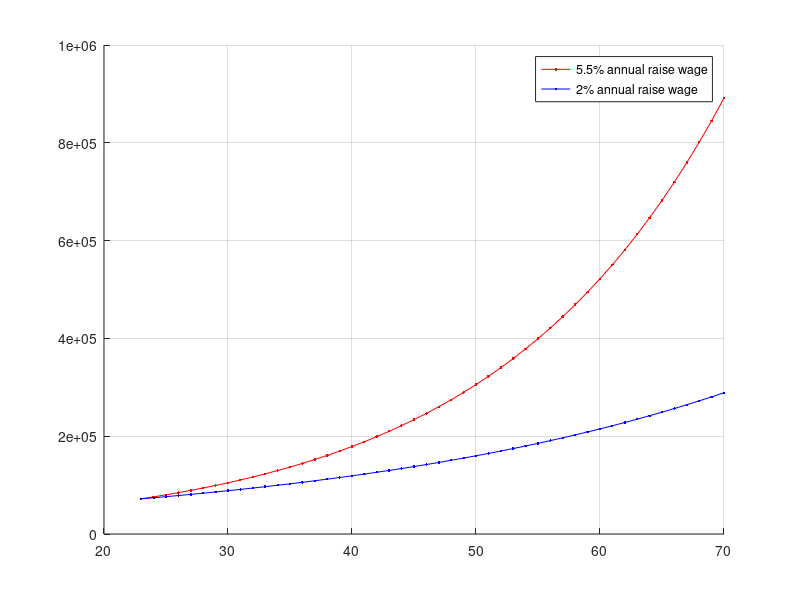
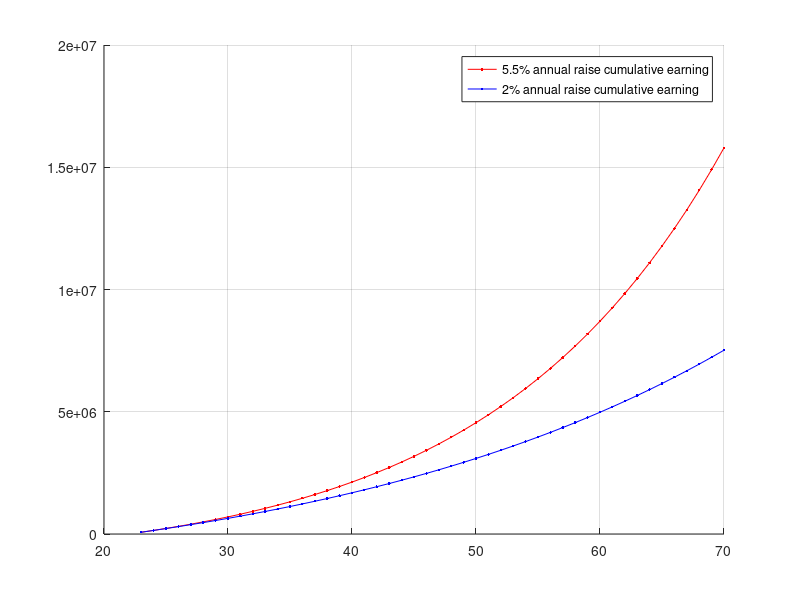
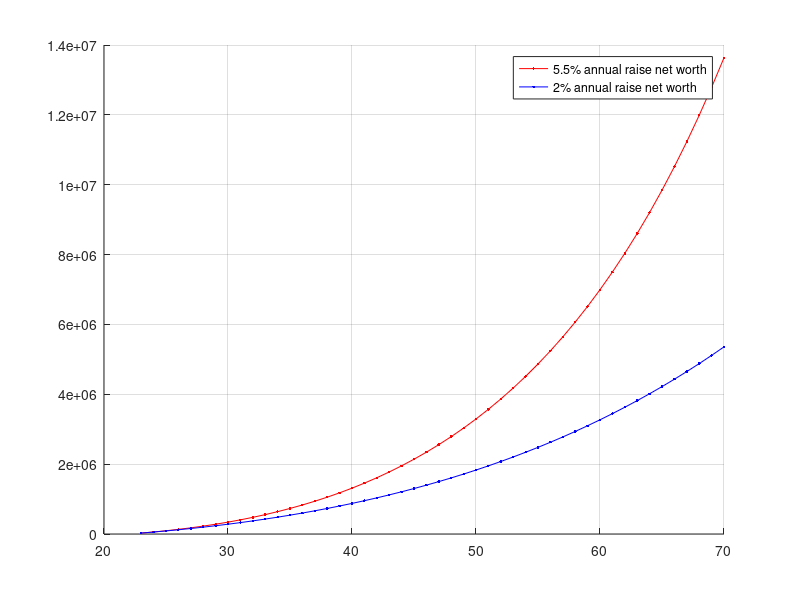
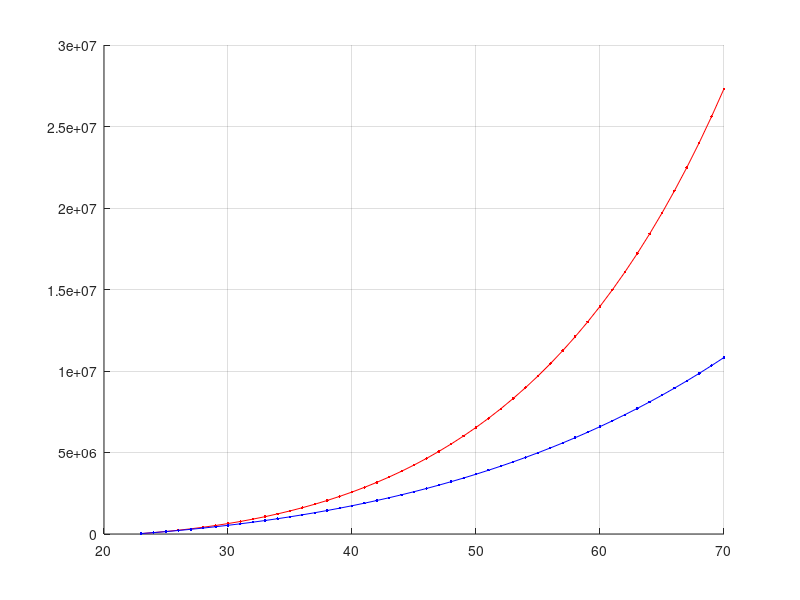

Reproduce these figures in MATLAB, in order. (Note: this script raises an error after producing the figures.)
clc;clear;close all
% a is age
% aws is age starting to work
aws = 23;
% aret is age at which we retire
aret = 70;

% wstr is starting wage at aws
wstr = 72000;

% rwh is pay raise you get each year best case scenario
rwh = 0.055;

% rwl is pay rase you get each year worse case scenario
rwl = 0.03;

% a is age vector
a = aws : aret;

% wh is high expectation of wage
wh = zeros(1,aret-aws+1);
wl = wh;

% first year is starting wage
wh(1) = wstr;
wl(1) = wstr;

% calculate each year after that
for i = 2:numel(a)
  wh(i)=wh(i-1)*(1+rwh);
  wl(i)=wl(i-1)*(1+rwl);
end

figure
hold on
grid on
plot(a,wh,'r.-')
plot(a,wl,'b.-')
legend('5.5% annual raise wage','2% annual raise wage')

% calculate cumulative total income
whc = cumsum(wh);
wlc = cumsum(wl);

figure(2)
hold on
grid on
plot(a,whc,'r.-')
plot(a,wlc,'b.-')
legend('5.5% annual raise cumulative earning','2% annual raise cumulative earning')

% estimate yearly cost of living col
col = -45000*ones(1,aret-aws+1);

% estimate total net worth by year
nwh = cumsum(wh+col);
nwl = cumsum(wl+col);

figure(3)
hold on
grid on
plot(a,nwh,'r.-')
plot(a,nwl,'b.-')
legend('5.5% annual raise net worth','2% annual raise net worth')

% what if we invest all this net worth into a 7% growth commodity?
nwhi = nwh;
nwli = nwl;
apr = 0.07;
for i = 2:numel(a)
  nwhi(i)=nwh(i-1)*(1+apr)+nwhi(i);
  nwli(i)=nwl(i-1)*(1+apr)+nwli(i);
end

fig = figure(4);
hold on
grid on
plot(a,nwhi,'r.-')
plot(a,nwli,'b.-')
fig.CurrentAxes.YScale = 'log';
legend('5.5% annual raise net worth if invest all into 7%','2% annual raise net worth if invest all into 7%')













